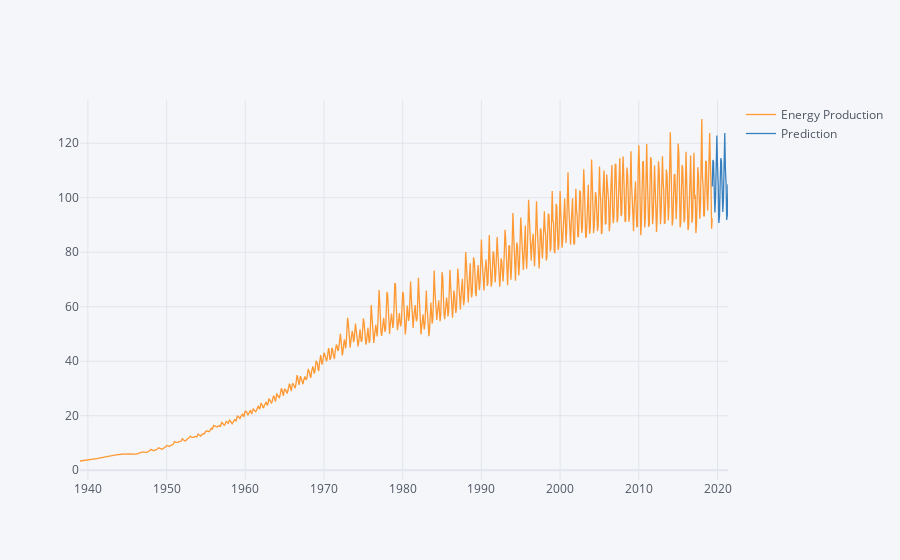

This figure's notebook cell:
### Code cell
pd.concat([data,future_forecast_2years],axis=1).iplot()

### Figure 1 — Plotly figure (JSON) as saved in the notebook; plotly's stock layout.template omitted (floating-point values rounded to 4 significant figures; data arrays with more than 128 entries replaced by an {"elided": "..."} marker saying what was removed)
{"data": [{"line": {"color": "rgba(255, 153, 51, 1.0)", "dash": "solid", "shape": "linear", "width": 1.3}, "mode": "lines", "name": "Energy Production", "text": "", "type": "scatter", "x": {"elided": "989 str values"}, "y": {"elided": "989 mixed values"}}, {"line": {"color": "rgba(55, 128, 191, 1.0)", "dash": "solid", "shape": "linear", "width": 1.3}, "mode": "lines", "name": "Prediction", "text": "", "type": "scatter", "x": {"elided": "989 str values"}, "y": {"elided": "989 mixed values"}}], "layout": {"legend": {"bgcolor": "#F5F6F9", "font": {"color": "#4D5663"}}, "paper_bgcolor": "#F5F6F9", "plot_bgcolor": "#F5F6F9", "title": {"font": {"color": "#4D5663"}}, "xaxis": {"gridcolor": "#E1E5ED", "showgrid": true, "tickfont": {"color": "#4D5663"}, "title": {"font": {"color": "#4D5663"}, "text": ""}, "zerolinecolor": "#E1E5ED"}, "yaxis": {"gridcolor": "#E1E5ED", "showgrid": true, "tickfont": {"color": "#4D5663"}, "title": {"font": {"color": "#4D5663"}, "text": ""}, "zerolinecolor": "#E1E5ED"}}}
